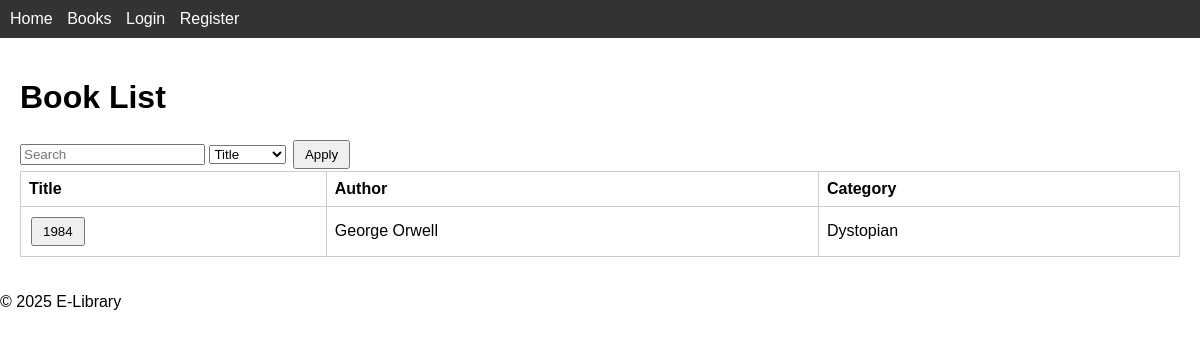
The page /index.php?page=books on the database its author committed.
### tables this page shows
CREATE TABLE books (
    id INT AUTO_INCREMENT PRIMARY KEY,
    title VARCHAR(255) NOT NULL,
    author VARCHAR(255) NOT NULL,
    category VARCHAR(100),
    isbn VARCHAR(20)
);

### controllers/books.php (called while the page is built)
<?php
require_once __DIR__ . '/../models/book_model.php';
$search = $_GET['search'] ?? '';
$order = $_GET['order'] ?? 'title';
$books = get_books($search, $order, true);
include __DIR__ . '/../views/header.php';
include __DIR__ . '/../views/books.php';
include __DIR__ . '/../views/footer.php';

### models/book_model.php (called while the page is built, shortened)
<?php
function get_books($search = '', $order = 'title', $available_only = false) {
    $db = get_db();
    $sql = 'SELECT b.* FROM books b';
    $params = [];
    if ($available_only) {
        $sql .= ' LEFT JOIN borrowings br ON b.id = br.book_id AND br.return_date IS NULL';
    }
    $conditions = [];
    if ($available_only) {
        $conditions[] = 'br.id IS NULL';
    }
    if ($conditions) {
        $sql .= ' WHERE ' . implode(' AND ', $conditions);
    }
    $allowed = ['title', 'author', 'category'];
    $sql .= " ORDER BY b.$order";
    $stmt = $db->prepare($sql);
    $stmt->execute($params);
    return $stmt->fetchAll(PDO::FETCH_ASSOC);
}

### views/books.php (the view, shortened to what this page needs)
<h1>Book List</h1>
<form method="get" action="index.php">
    <input type="text" name="search" placeholder="Search" value="<?php echo htmlspecialchars($search); ?>">
    <select name="order">
        <option value="title" <?php if ($order=='title') echo 'selected'; ?>>Title</option>
    </select>
    <button type="submit">Apply</button>
</form>
<table>
    <tr><th>Title</th><th>Author</th><th>Category</th></tr>
    <?php foreach ($books as $b): ?>
    <tr>
        <td>
            <form method="get" action="index.php" style="display:inline">
                <button type="submit"><?php echo htmlspecialchars($b['title']); ?></button>
            </form>
        </td>
        <td><?php echo htmlspecialchars($b['author']); ?></td>
        <td><?php echo htmlspecialchars($b['category']); ?></td>
    </tr>
    <?php endforeach; ?>
</table>

### assets/css/style.css (style rules this page uses)
body { font-family: Arial, sans-serif; margin: 0; padding: 0; }
table { border-collapse: collapse; width: 100%; }
th, td { border: 1px solid #ccc; padding: 8px; text-align: left; }
button { padding: 5px 10px; margin: 2px; }

### rows shown on the page
books: title "1984", author "George Orwell", category "Dystopian"
